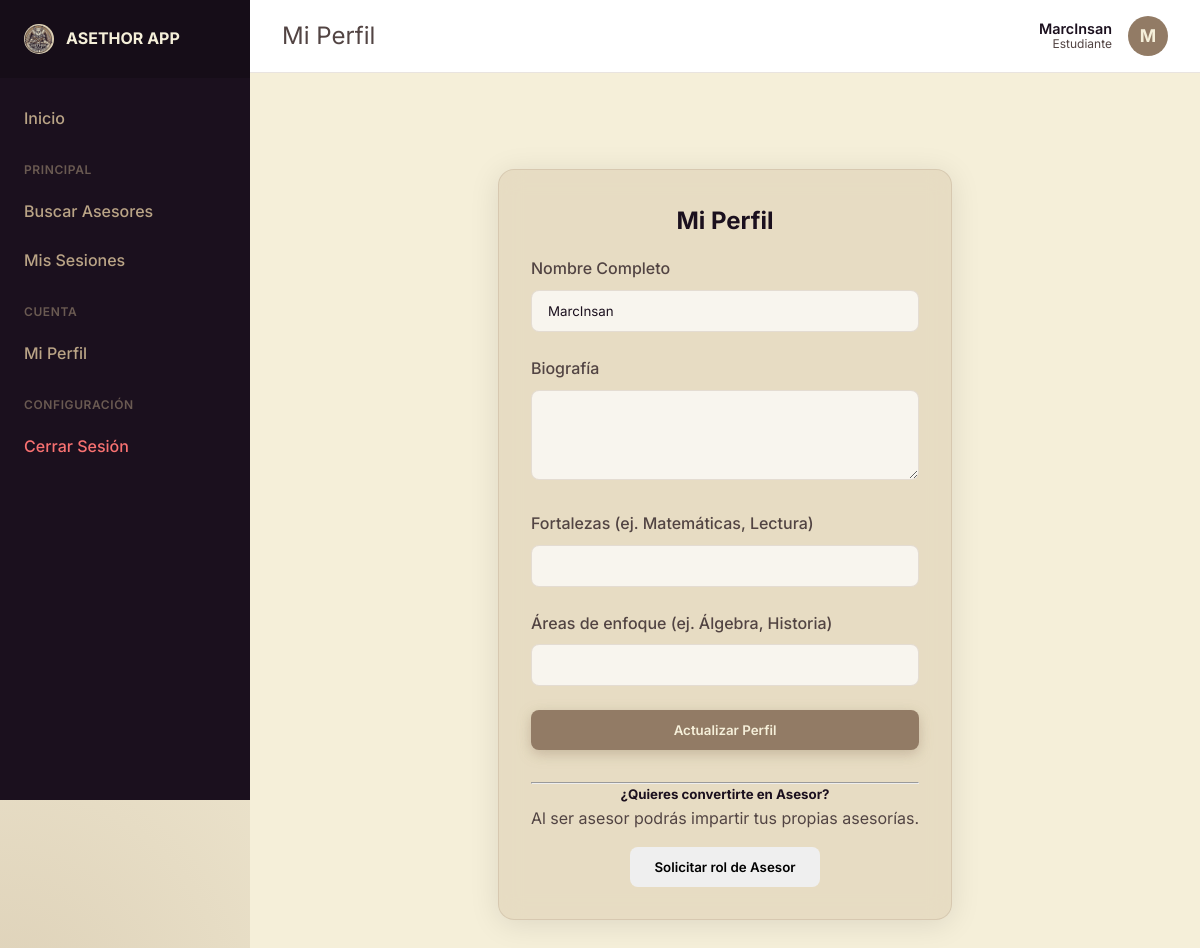
The app's page /estudiante/profile (signed in) with its own data.
### app/models.py (models this page shows, shortened)
class Profile(db.Model):
    id = db.Column(db.Integer, primary_key=True)
    user_id = db.Column(db.Integer, db.ForeignKey('user.id'), nullable=False)
    full_name = db.Column(db.String(100), nullable=True)
    bio = db.Column(db.Text, nullable=True)
    strengths = db.Column(db.String(200), nullable=True) # e.g. "matemáticas, programación"
    focus_areas = db.Column(db.String(200), nullable=True) # e.g. "álgebra, base de datos sql"
    rating_avg = db.Column(db.Float, default=0.0) # Calculated average for Asesores

class User(db.Model, UserMixin):
    id = db.Column(db.Integer, primary_key=True)
    username = db.Column(db.String(20), unique=True, nullable=False)
    password_hash = db.Column(db.String(60), nullable=False)
    role = db.Column(db.String(20), nullable=False, default='Estudiante') # Super-Admin, Admin, Asesor, Estudiante
    profile = db.relationship('Profile', backref='user', uselist=False, cascade='all, delete-orphan')
    sessions_given = db.relationship('TutoringSession', backref='asesor', cascade='all, delete-orphan')
    reviews_received = db.relationship('Review', foreign_keys='Review.asesor_id', backref='asesor_reviewed', cascade='all, delete-orphan')
    enrollments = db.relationship('Enrollment', backref='student', cascade='all, delete-orphan')
    reviews_given = db.relationship('Review', foreign_keys='Review.student_id', backref='student_reviewer', cascade='all, delete-orphan')

### app/routes/estudiante.py (the view)
@estudiante.route('/profile', methods=['GET', 'POST'])
def profile():
    form = UpdateProfileForm()
    if form.validate_on_submit():
        current_user.profile.full_name = form.full_name.data
        current_user.profile.bio = form.bio.data
        current_user.profile.strengths = form.strengths.data
        current_user.profile.focus_areas = form.focus_areas.data
        db.session.commit()
        flash('Tu perfil ha sido actualizado.', 'success')
        return redirect(url_for('estudiante.profile'))
    elif request.method == 'GET':
        form.full_name.data = current_user.profile.full_name
        form.bio.data = current_user.profile.bio
        form.strengths.data = current_user.profile.strengths
        form.focus_areas.data = current_user.profile.focus_areas
    from app.models import RoleRequest
    pending_request = RoleRequest.query.filter_by(user_id=current_user.id, status='Pendiente').first()
    return render_template('estudiante/profile.html', title='Mi Perfil', form=form, pending_request=pending_request)

### app/forms/estudiante_forms.py
class UpdateProfileForm(FlaskForm):
    full_name = StringField('Nombre Completo', validators=[Length(max=100)])
    bio = TextAreaField('Biografía', validators=[Length(max=500)])
    strengths = StringField('Fortalezas (ej. Matemáticas, Lectura)', validators=[Length(max=200)])
    focus_areas = StringField('Áreas de enfoque (ej. Álgebra, Historia)', validators=[Length(max=200)])
    submit = SubmitField('Actualizar Perfil')

### app/models.py (called while the page is built)
@login_manager.user_loader
def load_user(user_id):
    return User.query.get(int(user_id))

### app/routes/estudiante.py (called while the page is built)
@estudiante.before_request
@login_required
def check_estudiante():
    if current_user.role != 'Estudiante':
        flash('Acceso denegado. Esta sección es solo para estudiantes.', 'danger')
        return redirect(url_for('main.home'))

### app/templates/estudiante/profile.html (shortened to what this page needs)
{% extends 'base.html' %}
{% block content %}
<div class="auth-container glass card" style="max-width: 600px;">
    <h2 class="text-center mb-2">{{ title }}</h2>
    <form method="POST" action="">
        <div class="form-group">{{ form.full_name.label }} {{ form.full_name(class="form-control") }}</div>
        <div class="form-group">{{ form.bio.label }} {{ form.bio(class="form-control", rows=4) }}</div>
        <div class="form-group">{{ form.strengths.label }} {{ form.strengths(class="form-control") }}</div>
        <div class="form-group">{{ form.focus_areas.label }} {{ form.focus_areas(class="form-control") }}</div>
        <div class="form-group mt-2">
            {{ form.submit(class="btn btn-primary", style="width: 100%;") }}
        </div>
    </form>
    <hr class="mt-4 mb-3">
    <div class="text-center">
        {% if pending_request %}
            <div class="alert alert-info">
                Tienes una solicitud pendiente para convertirte en Asesor. Un administrador revisará tu petición pronto.
            </div>
        {% else %}
            <h5>¿Quieres convertirte en Asesor?</h5>
            <p class="text-muted small">Al ser asesor podrás impartir tus propias asesorías.</p>
            <form action="{{ url_for('estudiante.request_asesor') }}" method="POST">
                <button type="submit" class="btn btn-secondary">Solicitar rol de Asesor</button>
            </form>
        {% endif %}
    </div>
</div>
{% endblock %}

### app/templates/base.html (shortened to what this page needs)
<!DOCTYPE html>
<html lang="es">
<head>
    <link rel="stylesheet" href="{{ url_for('static', filename='css/style.css') }}">
</head>
<body>
    {% if current_user.is_authenticated %}
    <div class="app-wrapper">
        <aside class="sidebar">
            <div class="sidebar-header">
                <img src="{{ url_for('static', filename='img/logo.jpg') }}" alt="Logo" style="height: 30px; object-fit: cover; border-radius: 50%;">
                <span style="font-weight: 700;">ASETHOR APP</span>
            </div>
            <nav class="sidebar-nav">
                <a href="{{ url_for('main.home') }}" class="sidebar-link">Inicio</a>
                {% if current_user.role == 'Super-Admin' or current_user.role == 'Admin' %}
                    <div class="sidebar-section">Administración</div>
                    <a href="{{ url_for('admin.dashboard') }}" class="sidebar-link">Panel Admin</a>
                    <a href="{{ url_for('admin.create_user') }}" class="sidebar-link">Crear Usuario</a>
                {% elif current_user.role == 'Estudiante' %}
                    <div class="sidebar-section">Principal</div>
                    <a href="{{ url_for('estudiante.search') }}" class="sidebar-link">Buscar Asesores</a>
                    <a href="{{ url_for('estudiante.my_sessions') }}" class="sidebar-link">Mis Sesiones</a>
                    <div class="sidebar-section">Cuenta</div>
                    <a href="{{ url_for('estudiante.profile') }}" class="sidebar-link">Mi Perfil</a>
                {% endif %}
                <div class="sidebar-section">Configuración</div>
                <a href="{{ url_for('auth.logout') }}" class="sidebar-link" style="color: #f87171;">Cerrar Sesión</a>
            </nav>
        </aside>
        <main class="main-wrapper">
            <header class="topbar">
                <div class="topbar-title">{% if title %}{{ title }}{% else %}Inicio{% endif %}</div>
                <div class="topbar-profile">
                    <div style="text-align: right; line-height: 1.2;">
                        <div style="font-weight: 600; color: var(--text-primary); font-size: 0.9rem;">{{ current_user.profile.full_name or current_user.username }}</div>
                        <div style="font-size: 0.75rem; color: var(--text-secondary);">{{ current_user.role }}</div>
                    </div>
                    <div class="avatar">{{ current_user.username[0]|upper }}</div>
                </div>
            </header>
            <div class="container" style="padding: 2rem;">
    {% endif %}
        {% block content %}{% endblock %}
    {% if current_user.is_authenticated %}
            </div>
        </main>
    </div>
    {% else %}
    </main>
    {% endif %}
</body>
</html>

### app/static/css/style.css (style rules this page uses)
:root { --bg-color: #F5EFD9; --surface-color: rgba(226, 213, 185, 0.7); --surface-border: rgba(146, 123, 101, 0.2); --primary-color: #927B65; --primary-hover: #524443; --text-primary: #1B101E; --text-secondary: #524443; --danger-color: #ef4444; --success-color: #10b981; --warning-color: #BAA486; --font-family: 'Inter', sans-serif; }
* { box-sizing: border-box; margin: 0; padding: 0; }
body { background-color: var(--bg-color); color: var(--text-primary); font-family: var(--font-family); line-height: 1.6; min-height: 100vh; display: flex; flex-direction: column; background-image: radial-gradient(circle at top right, rgba(226, 213, 185, 0.8), transparent 40%), radial-gradient(circle at bottom left, rgba(186, 164, 134, 0.4), transparent 40%); background-attachment: fixed; }
.glass { background: var(--surface-color); backdrop-filter: blur(12px); -webkit-backdrop-filter: blur(12px); border: 1px solid var(--surface-border); border-radius: 16px; box-shadow: 0 4px 30px rgba(0, 0, 0, 0.1); }
.container { max-width: 1200px; margin: 0 auto; padding: 2rem; flex: 1; }
.card { padding: 2rem; margin-bottom: 2rem; transition: transform 0.3s ease, box-shadow 0.3s ease; }
.form-group { margin-bottom: 1.5rem; }
.form-group label { display: block; margin-bottom: 0.5rem; color: var(--text-secondary); font-weight: 500; }
.form-control, .form-select { width: 100%; padding: 0.75rem 1rem; border-radius: 8px; background: rgba(255, 255, 255, 0.7); border: 1px solid var(--surface-border); color: var(--text-primary); font-family: var(--font-family); transition: all 0.3s ease; }
.btn { display: inline-block; padding: 0.75rem 1.5rem; border-radius: 8px; font-weight: 600; text-align: center; cursor: pointer; border: none; text-decoration: none; transition: all 0.3s ease; font-family: var(--font-family); }
.btn-primary { background-color: var(--primary-color); color: #F5EFD9; box-shadow: 0 4px 14px rgba(146, 123, 101, 0.4); }
h1, h2, h3 { margin-bottom: 1rem; font-weight: 700; color: var(--text-primary); }
p { margin-bottom: 1rem; color: var(--text-secondary); }
.text-center { text-align: center; }
.mt-2 { margin-top: 1rem; }
.mb-2 { margin-bottom: 1rem; }
.mt-4 { margin-top: 2rem; }
.auth-container { max-width: 500px; margin: 4rem auto; }
.app-wrapper { display: flex; min-height: 100vh; }
.sidebar { width: 250px; background-color: var(--text-primary); color: var(--text-secondary); display: flex; flex-direction: column; position: fixed; height: 100vh; overflow-y: auto; }
.sidebar-header { padding: 1.5rem; background-color: rgba(0, 0, 0, 0.2); display: flex; align-items: center; gap: 0.75rem; color: var(--bg-color); }
.sidebar-nav { padding: 1rem 0; display: flex; flex-direction: column; }
.sidebar-link { padding: 0.75rem 1.5rem; color: var(--warning-color); text-decoration: none; display: flex; align-items: center; gap: 0.75rem; font-weight: 500; transition: background 0.3s; }
.sidebar-section { padding: 1rem 1.5rem 0.5rem; font-size: 0.75rem; text-transform: uppercase; letter-spacing: 0.05em; color: rgba(186, 164, 134, 0.5); font-weight: 600; }
.main-wrapper { flex: 1; margin-left: 250px; display: flex; flex-direction: column; background-color: var(--bg-color); }
.topbar { background-color: #ffffff; padding: 1rem 2rem; display: flex; justify-content: space-between; align-items: center; border-bottom: 1px solid var(--surface-border); }
.topbar-title { font-size: 1.5rem; color: var(--text-secondary); }
.topbar-profile { display: flex; align-items: center; gap: 1rem; }
.avatar { width: 40px; height: 40px; border-radius: 50%; background-color: var(--primary-color); color: #F5EFD9; display: flex; align-items: center; justify-content: center; font-weight: bold; font-size: 1.1rem; }

### records on screen
Profile: profile "MarcInsan", full_name "MarcInsan"
User: role "Estudiante", username "M"

### other values on screen
{{ title }} "Mi Perfil"
